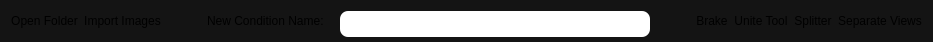
    <widget class="QFrame" name="frame_2">
     <property name="minimumSize">
      <size>
       <width>0</width>
       <height>42</height>
      </size>
     </property>
     <property name="maximumSize">
      <size>
       <width>16777215</width>
       <height>42</height>
      </size>
     </property>
     <property name="styleSheet">
      <string notr="true">background-color: rgb(20,20, 20);
border-radius: 8;</string>
     </property>
     <property name="frameShape">
      <enum>QFrame::StyledPanel</enum>
     </property>
     <property name="frameShadow">
      <enum>QFrame::Raised</enum>
     </property>
     <layout class="QGridLayout" name="gridLayout_3">
      <item row="0" column="4">
       <widget class="QLineEdit" name="ConditionName">
        <property name="minimumSize">
         <size>
          <width>310</width>
          <height>26</height>
         </size>
        </property>
        <property name="styleSheet">
         <string notr="true">background-color: rgb(255, 255, 255);
color: rgb(0, 0, 0);</string>
        </property>
       </widget>
      </item>
      <item row="0" column="9">
       <widget class="QPushButton" name="UniteToolButton">
        <property name="text">
         <string>Unite Tool</string>
        </property>
       </widget>
      </item>
      <item row="0" column="0">
       <widget class="QPushButton" name="OpenFolderButton">
        <property name="text">
         <string>Open Folder</string>
        </property>
       </widget>
      </item>
      <item row="0" column="5">
       <spacer name="horizontalSpacer_2">
        <property name="orientation">
         <enum>Qt::Horizontal</enum>
        </property>
        <property name="sizeHint" stdset="0">
         <size>
          <width>40</width>
          <height>20</height>
         </size>
        </property>
       </spacer>
      </item>
      <item row="0" column="3">
       <widget class="QLabel" name="label">
        <property name="styleSheet">
         <string notr="true">font: 12pt &quot;MS Shell Dlg 2&quot;;</string>
        </property>
        <property name="text">
         <string>New Condition Name:   </string>
        </property>
       </widget>
      </item>
      <item row="0" column="2">
       <spacer name="horizontalSpacer_4">
        <property name="orientation">
         <enum>Qt::Horizontal</enum>
        </property>
        <property name="sizeHint" stdset="0">
         <size>
          <width>40</width>
          <height>20</height>
         </size>
        </property>
       </spacer>
      </item>
      <item row="0" column="8">
       <widget class="QPushButton" name="BrakeButton">
        <property name="text">
         <string>Brake</string>
        </property>
       </widget>
      </item>
      <item row="0" column="10">
       <widget class="QPushButton" name="SplitterButton">
        <property name="text">
         <string>Splitter</string>
        </property>
       </widget>
      </item>
      <item row="0" column="11">
       <widget class="QPushButton" name="SeparateViewsButton">
        <property name="text">
         <string>Separate Views</string>
        </property>
       </widget>
      </item>
      <item row="0" column="1">
       <widget class="QPushButton" name="ImportImagesButton">
        <property name="styleSheet">
         <string notr="true"/>
        </property>
        <property name="text">
         <string>Import Images</string>
        </property>
       </widget>
      </item>
     </layout>
    </widget>
